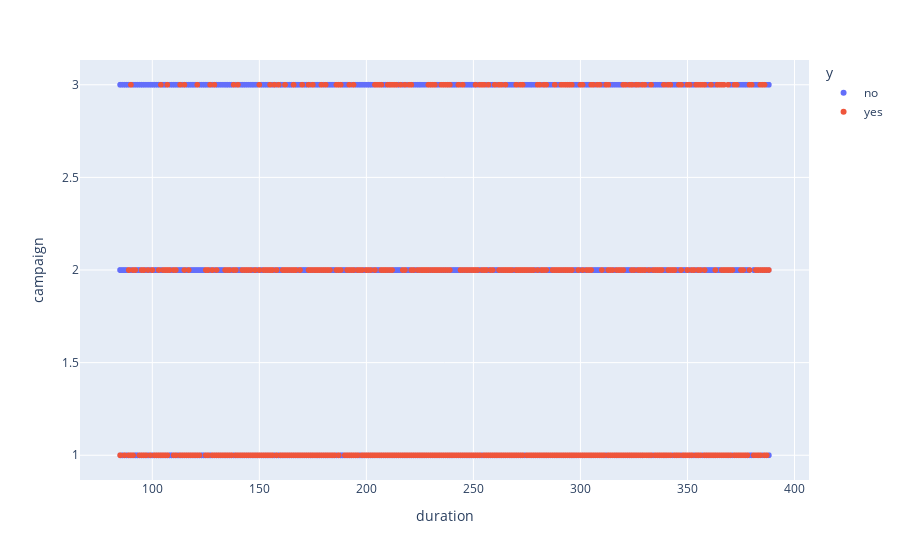

The code cell stored with this chart in its notebook:
### Code cell
fig = px.scatter(training, y="campaign", x="duration", color="y")
fig.show()

### Figure 1 — Plotly figure (JSON) as saved in the notebook; plotly's stock layout.template omitted (floating-point values rounded to 4 significant figures; data arrays with more than 128 entries replaced by an {"elided": "..."} marker saying what was removed)
{"data": [{"hovertemplate": "y=no<br>duration=%{x}<br>campaign=%{y}<extra></extra>", "legendgroup": "no", "marker": {"color": "#636efa", "symbol": "circle"}, "mode": "markers", "name": "no", "showlegend": true, "type": "scattergl", "x": {"elided": "13087 float values"}, "xaxis": "x", "y": {"elided": "13087 int values"}, "yaxis": "y"}, {"hovertemplate": "y=yes<br>duration=%{x}<br>campaign=%{y}<extra></extra>", "legendgroup": "yes", "marker": {"color": "#EF553B", "symbol": "circle"}, "mode": "markers", "name": "yes", "showlegend": true, "type": "scattergl", "x": {"elided": "1170 int values"}, "xaxis": "x", "y": {"elided": "1170 int values"}, "yaxis": "y"}], "layout": {"legend": {"title": {"text": "y"}, "tracegroupgap": 0}, "margin": {"t": 60}, "xaxis": {"anchor": "y", "domain": [0, 1], "title": {"text": "duration"}}, "yaxis": {"anchor": "x", "domain": [0, 1], "title": {"text": "campaign"}}}}
